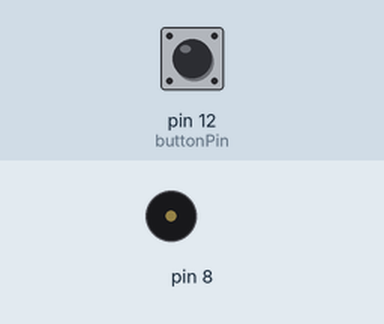
A sketch run on a simulated Arduino Uno, built with avr-gcc and run on an emulated ATmega328P. Parts: buzzer (waves = sounding). The inputs (shaded band) are chosen by the test bench; at power-on: pin 12 (buttonPin) LOW. Random numbers use the default seed unless the sketch sets one.

Above: at 1.2 s.
1.3 s: pin 12 (buttonPin) pulled HIGH for 1 s
At 1.7 s:
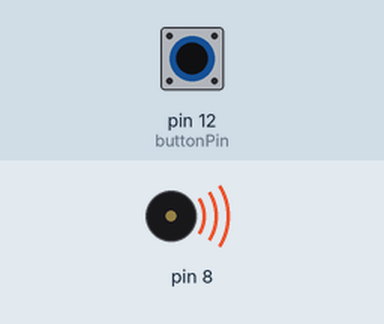
3.8 s: pin 12 (buttonPin) pulled HIGH for 3.2 s
At 8.3 s:
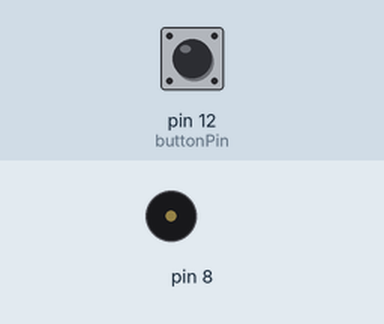
Timing chart, 0 to 9.8 s (numbered marks = the images above; inputs shaded):
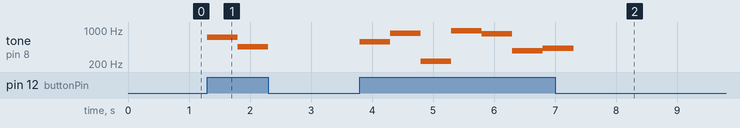

The sketch:

aurdinio.ino
```cpp
int buttonPin= 12;
long randNumber;

void setup(){
  pinMode(buttonPin, INPUT);
}


void loop(){

  int buttonState = digitalRead(buttonPin);

  if (buttonState == 1){

      randNumber = random(100, 1000);
      tone(8, randNumber, 500);
      delay(500);
      noTone(8);
  }
}
```

Measured:
- after the input at 1.3 s, tone on pin 8: silent → 707 Hz at once, → 449 Hz 0.50 s later, → silent 0.50 s later
- after the input at 3.8 s, tone on pin 8: plays 573 Hz for 0.50 s, 858 Hz for 0.50 s, 230 Hz for 0.50 s, 972 Hz for 0.50 s, 844 Hz for 0.50 s, 378 Hz for 0.50 s … (7 notes in this stretch), starting at once
